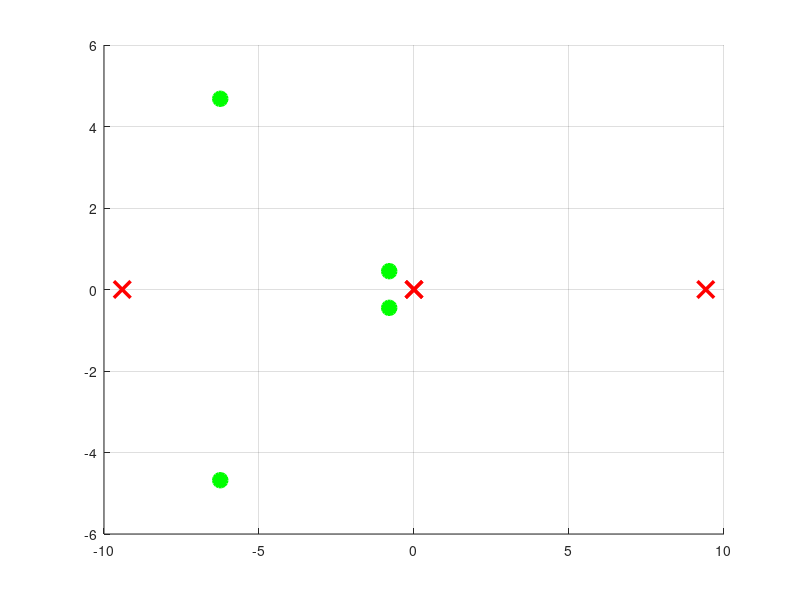

Here is the MATLAB script that generated this plot: (Note: this script raises an error after producing the figure.)
clear; clc; close all;

% Open-loop poles (from state-space A matrix: s^2 - 88.58 = 0)
open_poles = [0, 0, -9.41, 9.41];

% Closed-loop poles (after applying controller)
closed_poles = [-6.25 + 4.68i, -6.25 - 4.68i, -0.80 + 0.45i, -0.80 - 0.45i];

% Plot s-plane (pole-zero map)
figure('Color', 'w');
hold on; grid on;

% Plot Open-loop poles (Red Crosses)
plot(real(open_poles), imag(open_poles), 'rx', 'MarkerSize', 12, 'LineWidth', 2.5);

% Plot Closed-loop poles (Green Circles)
plot(real(closed_poles), imag(closed_poles), 'go', 'MarkerSize', 10, 'LineWidth', 2, 'MarkerFaceColor', 'g');

% Draw axes & stability boundary at Real = 0
xline(0, 'k--', 'LineWidth', 2, 'Label', 'Stability Boundary (Real = 0)');
yline(0, 'k:');

% Labels and title
xlabel('Real Axis \sigma (Stability / Damping)', 'FontSize', 11);
ylabel('Imaginary Axis j\omega (Oscillation Frequency)', 'FontSize', 11);
title('S-Plane: Open-Loop (Unstable) vs Closed-Loop (Stable)', 'FontSize', 12);
legend('Open-Loop Poles', 'Closed-Loop Poles', 'Location', 'northwest');

xlim([-12, 12]);
ylim([-8, 8]);

% Display pole values in command window
disp('--- Open-Loop Poles ---');
disp(open_poles.');
disp('--- Closed-Loop Poles ---');
disp(closed_poles.');
